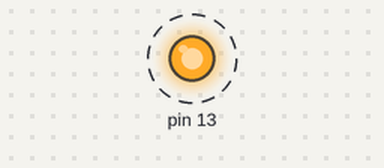
Simulated run of this sketch. Board: Arduino Uno, built with avr-gcc and run on an emulated ATmega328P. Shown: output pins drawn as LEDs (lit = HIGH). Dashed ring = blinking. What the sketch prints to the serial monitor is not drawn.

Above: at 0.1 s.
Timing chart, 0 to 3.0 s (numbered marks = the images above):
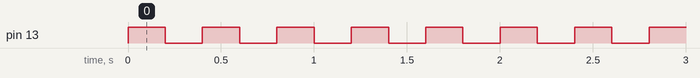

Measured:
- by itself, pin 13: alternates HIGH for 0.20 s and LOW for 0.20 s

The sketch:

02-LED_externo.ino
```cpp
// the setup function runs once when you press reset or power the board
void setup() {
  // initialize digital pin 13 as an output.
  Serial.begin(9600);
  pinMode(13, OUTPUT);
}

// the loop function runs over and over again forever
void loop() {
  digitalWrite(13, HIGH);   // turn the LED on (HIGH is the voltage level)
  Serial.print("Encendido");
  delay(200);              // wait for a second
  digitalWrite(13, LOW);    // turn the LED off by making the voltage LOW
  Serial.println(" Apagado");
  delay(200);              // wait for a second
}
```
